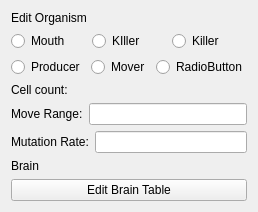
                      <widget class="QWidget" name="page_edit_organism">
                       <property name="sizePolicy">
                        <sizepolicy hsizetype="Minimum" vsizetype="Minimum">
                         <horstretch>0</horstretch>
                         <verstretch>0</verstretch>
                        </sizepolicy>
                       </property>
                       <property name="minimumSize">
                        <size>
                         <width>0</width>
                         <height>0</height>
                        </size>
                       </property>
                       <layout class="QVBoxLayout" name="verticalLayout_28">
                        <item>
                         <widget class="QLabel" name="label_28">
                          <property name="text">
                           <string>Edit Organism</string>
                          </property>
                         </widget>
                        </item>
                        <item>
                         <layout class="QHBoxLayout" name="horizontalLayout_36">
                          <item>
                           <widget class="QRadioButton" name="radioButton_2">
                            <property name="text">
                             <string>Mouth</string>
                            </property>
                           </widget>
                          </item>
                          <item>
                           <widget class="QRadioButton" name="radioButton_5">
                            <property name="text">
                             <string>KIller</string>
                            </property>
                           </widget>
                          </item>
                          <item>
                           <widget class="QRadioButton" name="radioButton">
                            <property name="text">
                             <string>Killer</string>
                            </property>
                           </widget>
                          </item>
                         </layout>
                        </item>
                        <item>
                         <layout class="QHBoxLayout" name="horizontalLayout_37">
                          <item>
                           <widget class="QRadioButton" name="radioButton_6">
                            <property name="text">
                             <string>Producer</string>
                            </property>
                           </widget>
                          </item>
                          <item>
                           <widget class="QRadioButton" name="radioButton_4">
                            <property name="text">
                             <string>Mover</string>
                            </property>
                           </widget>
                          </item>
                          <item>
                           <widget class="QRadioButton" name="radioButton_3">
                            <property name="text">
                             <string>RadioButton</string>
                            </property>
                           </widget>
                          </item>
                         </layout>
                        </item>
                        <item>
                         <widget class="QLabel" name="label_29">
                          <property name="text">
                           <string>Cell count:</string>
                          </property>
                         </widget>
                        </item>
                        <item>
                         <layout class="QHBoxLayout" name="horizontalLayout_33">
                          <item>
                           <widget class="QLabel" name="label_30">
                            <property name="text">
                             <string>Move Range:</string>
                            </property>
                           </widget>
                          </item>
                          <item>
                           <widget class="QLineEdit" name="lineEdit"/>
                          </item>
                         </layout>
                        </item>
                        <item>
                         <layout class="QHBoxLayout" name="horizontalLayout_35">
                          <item>
                           <widget class="QLabel" name="label_31">
                            <property name="text">
                             <string>Mutation Rate:</string>
                            </property>
                           </widget>
                          </item>
                          <item>
                           <widget class="QLineEdit" name="lineEdit_2"/>
                          </item>
                         </layout>
                        </item>
                        <item>
                         <widget class="QLabel" name="label_32">
                          <property name="text">
                           <string>Brain</string>
                          </property>
                         </widget>
                        </item>
                        <item>
                         <widget class="QPushButton" name="pushButton_2">
                          <property name="text">
                           <string>Edit Brain Table</string>
                          </property>
                         </widget>
                        </item>
                       </layout>
                      </widget>
